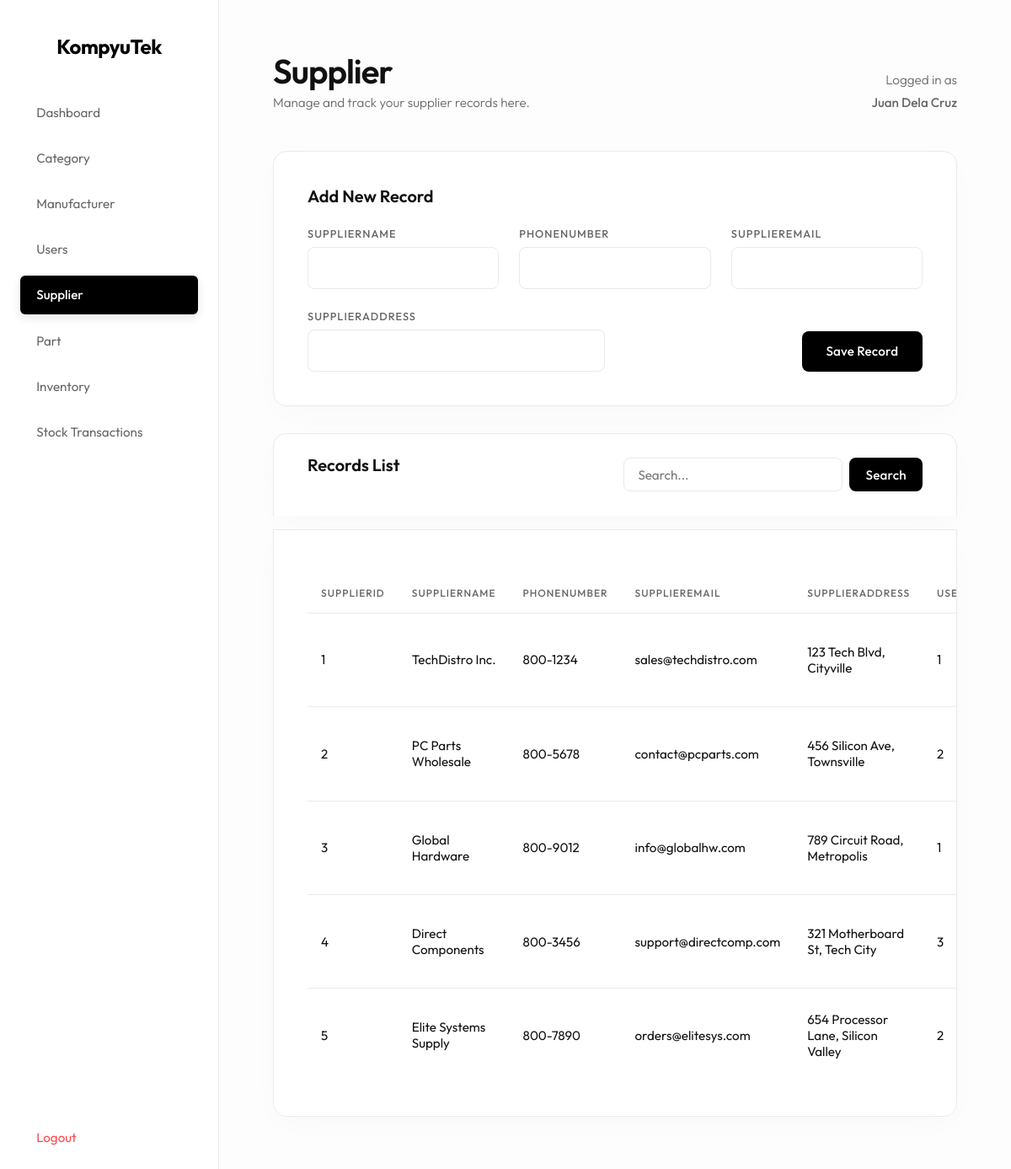
Screenshot of /website/supplier.php (signed in) with the database file from the repository.
### tables this page shows
CREATE TABLE `Supplier` (
  `SupplierID` int(11) NOT NULL,
  `SupplierName` varchar(255) NOT NULL,
  `PhoneNumber` varchar(15) NOT NULL,
  `SupplierEmail` varchar(255) NOT NULL,
  `SupplierAddress` varchar(255) NOT NULL,
  `UserID` int(11) DEFAULT NULL
);

### website/supplier.php (the view, shortened to what this page needs)
<?php
include 'db.php';
$edit_row = null;
$search_query = '';
$where_sql = "";
$final_query = "SELECT * FROM Supplier" . $where_sql . "";
$result = $conn->query($final_query);
?>
<!DOCTYPE html>
<html>
<head>
    <link rel="stylesheet" href="style.css?v=<?= time() ?>">
</head>
<body>
    <div class="sidebar">
        <h2>KompyuTek</h2>
        <a href="index.php">Dashboard</a>
        <?php
        $category_nav_class = ""; if ("Supplier" == "Category") $category_nav_class = "active";
        $manufacturer_nav_class = ""; if ("Supplier" == "Manufacturer") $manufacturer_nav_class = "active";
        $users_nav_class = ""; if ("Supplier" == "Users") $users_nav_class = "active";
        $supplier_nav_class = ""; if ("Supplier" == "Supplier") $supplier_nav_class = "active";
        $part_nav_class = ""; if ("Supplier" == "Part") $part_nav_class = "active";
        $inventory_nav_class = ""; if ("Supplier" == "Inventory") $inventory_nav_class = "active";
        $stock_nav_class = ""; if ("Supplier" == "StockTransaction") $stock_nav_class = "active";
        ?>
        <a href="category.php" class="<?= $category_nav_class ?>">Category</a>
        <a href="manufacturer.php" class="<?= $manufacturer_nav_class ?>">Manufacturer</a>
        <a href="users.php" class="<?= $users_nav_class ?>">Users</a>
        <a href="supplier.php" class="<?= $supplier_nav_class ?>">Supplier</a>
        <a href="part.php" class="<?= $part_nav_class ?>">Part</a>
        <a href="inventory.php" class="<?= $inventory_nav_class ?>">Inventory</a>
        <a href="stocktransaction.php" class="<?= $stock_nav_class ?>">Stock Transactions</a>
        <a href="logout.php" class="logout">Logout</a>
    </div>
    <div class="main-content">
        <div class="header">
            <div>
                <h1>Supplier</h1>
                <p>Manage and track your supplier records here.</p>
            </div>
            <div class="header-user-info">
                <p class="header-user-label">Logged in as</p>
                <p class="header-user-name"><?= htmlspecialchars($_SESSION['full_name']) ?></p>
            </div>
        </div>
        <div class="card">
            <h3>
            <?php
            if (isset($edit_row)) {
                echo 'Edit Record';
            } else {
                echo 'Add New Record';
            }
            ?>
            </h3>
            <form method="POST">
                <div class="form-group">
                    <label>SupplierName</label>
                    <?php
                    $input_value = "";
                    ?>
                    <input type="text" name="SupplierName" value="<?= $input_value ?>" required>
                </div>
                <div class="form-group">
                    <label>PhoneNumber</label>
                    <?php
                    $input_value = "";
                    ?>
                    <input type="text" name="PhoneNumber" value="<?= $input_value ?>" required>
                </div>
                <div class="form-group">
                    <label>SupplierEmail</label>
                    <?php
                    $input_value = "";
                    ?>
                    <input type="text" name="SupplierEmail" value="<?= $input_value ?>" required>
                </div>
                <div class="form-group">
                    <label>SupplierAddress</label>
                    <?php
                    $input_value = "";
                    ?>
                    <input type="text" name="SupplierAddress" value="<?= $input_value ?>" required>
                </div>
                <div class="form-group form-actions">
                    <button type="submit">
                        <?php
                        if (isset($edit_row)) {
                            echo 'Update Details';
                        } else {
                            echo 'Save Record';
                        }
                        ?>
                    </button>
                </div>
            </form>
        </div>
        <div class="card toolbar-card">
            <h3 class="toolbar-title">Records List</h3>
            <form method="GET" class="search-form">
                <input type="text" name="search" placeholder="Search..." value="<?= htmlspecialchars($search_query) ?>" class="search-input">
                <button type="submit" class="btn-search">Search</button>
            </form>
        </div>
        <div class="card table-card">
            <table>
                <thead>
                    <tr>
                        <th>SupplierID</th><th>SupplierName</th><th>PhoneNumber</th><th>SupplierEmail</th><th>SupplierAddress</th><th>UserID</th>
                    </tr>
                </thead>
                <tbody>
                    <?php
                    if ($result) {
                        if ($result->num_rows > 0) {
                            while ($row = $result->fetch_assoc()) {
                                ?>
                                <tr>
                            <?php
                            $table_cell_value = "";
                            if (isset($row['SupplierID'])) {
                                $table_cell_value = htmlspecialchars($row['SupplierID']);
                            }
                            ?>
                            <td><?= $table_cell_value ?></td>
                            <?php
                            $table_cell_value = "";
                            if (isset($row['SupplierName'])) {
                                $table_cell_value = htmlspecialchars($row['SupplierName']);
                            }
                            ?>
                            <td><?= $table_cell_value ?></td>
                            <?php
                            $table_cell_value = "";
                            if (isset($row['PhoneNumber'])) {
                                $table_cell_value = htmlspecialchars($row['PhoneNumber']);
                            }
                            ?>
                            <td><?= $table_cell_value ?></td>
                            <?php
                            $table_cell_value = "";
                            if (isset($row['SupplierEmail'])) {
                                $table_cell_value = htmlspecialchars($row['SupplierEmail']);
                            }
                            ?>
                            <td><?= $table_cell_value ?></td>
                            <?php
                            $table_cell_value = "";
                            if (isset($row['SupplierAddress'])) {
                                $table_cell_value = htmlspecialchars($row['SupplierAddress']);
                            }
                            ?>
                            <td><?= $table_cell_value ?></td>
                            <?php
                            $table_cell_value = "";
                            if (isset($row['UserID'])) {
                                $table_cell_value = htmlspecialchars($row['UserID']);
                            }
                            ?>
                            <td><?= $table_cell_value ?></td>
                                </tr>
                                <?php
                            }
                        } else {
                            echo '<tr><td colspan="100" class="empty-state">No records found matching your search.</td></tr>';
                        }
                    }
                    ?>
                </tbody>
            </table>
        </div>
    </div>
</body>
</html>

### website/style.css (style rules this page uses)
:root { --bg-body: #fdfdfd; --bg-surface: #ffffff; --text-primary: #111111; --text-secondary: #666666; --accent: #000000; --border: #eaeaea; --danger: #ff4a4a; --success: #000000; }
* { box-sizing: border-box; font-family: 'Outfit', sans-serif; margin: 0; padding: 0; }
body { background: var(--bg-body); color: var(--text-primary); display: flex; min-height: 100vh; font-weight: 300; -webkit-font-smoothing: antialiased; }
.sidebar { width: 260px; background: var(--bg-surface); padding: 2.5rem 1.5rem; border-right: 1px solid var(--border); display: flex; flex-direction: column; }
.sidebar h2 { margin-bottom: 2.5rem; color: var(--accent); font-size: 1.5rem; text-align: center; font-weight: 700; letter-spacing: -0.5px; }
.sidebar a { display: flex; align-items: center; padding: 0.85rem 1.2rem; color: var(--text-secondary); text-decoration: none; border-radius: 6px; margin-bottom: 0.5rem; transition: all 0.2s ease; font-weight: 400; font-size: 0.95rem; }
.sidebar a.active { background: var(--accent); color: white; font-weight: 500; box-shadow: 0 4px 12px rgba(0,0,0,0.1); }
.sidebar a.logout { margin-top: auto; color: var(--danger); }
.main-content { flex: 1; padding: 4rem; overflow-y: auto; background: var(--bg-body); }
.header { margin-bottom: 3rem; display: flex; justify-content: space-between; align-items: flex-end; }
.header h1 { font-size: 2.5rem; font-weight: 600; letter-spacing: -1px; color: var(--text-primary); line-height: 1; }
.header p { color: var(--text-secondary); font-size: 0.95rem; margin-top: 0.5rem; }
.header-user-info { text-align: right; }
.header-user-label { color: var(--text-secondary); font-size: 0.85rem; }
.header-user-name { font-weight: 500; }
.card { background: var(--bg-surface); border: 1px solid var(--border); border-radius: 16px; padding: 2.5rem; margin-bottom: 2rem; box-shadow: 0 10px 40px -10px rgba(0,0,0,0.03); transition: transform 0.2s ease, box-shadow 0.2s ease; }
.card h3 { font-size: 1.25rem; font-weight: 600; margin-bottom: 1.5rem; color: var(--text-primary); }
form { display: flex; flex-wrap: wrap; gap: 1.5rem; }
.form-group { display: flex; flex-direction: column; gap: 0.5rem; flex: 1; min-width: 220px; }
.form-group label { font-size: 0.8rem; color: var(--text-secondary); text-transform: uppercase; letter-spacing: 1px; font-weight: 500; }
input, select { padding: 0.9rem 1rem; border-radius: 8px; border: 1px solid var(--border); background: var(--bg-surface); color: var(--text-primary); outline: none; font-size: 0.95rem; font-family: 'Outfit', sans-serif; transition: all 0.2s ease; cursor: text; }
.form-actions { justify-content: flex-end; flex-direction: row; align-items: flex-end; gap: 1rem; }
.toolbar-card { padding: 1.5rem 2.5rem; display: flex; justify-content: space-between; align-items: center; margin-bottom: 1rem; border-bottom-left-radius: 0; border-bottom-right-radius: 0; border-bottom: none; }
.toolbar-title { margin: 0; font-size: 1.1rem; color: var(--text-primary); }
.search-form { display: flex; gap: 0.5rem; margin: 0; min-width: 300px; }
.search-input { flex: 1; padding: 0.6rem 1rem; }
.btn-search { padding: 0.6rem 1.2rem; }
button { padding: 0.9rem 1.8rem; border-radius: 8px; border: none; background: var(--accent); color: white; font-weight: 500; cursor: pointer; font-family: 'Outfit', sans-serif; transition: all 0.2s; font-size: 0.95rem; letter-spacing: 0.2px; }
.table-card { overflow-x: auto; border-top-left-radius: 0; border-top-right-radius: 0; }
table { width: 100%; border-collapse: separate; border-spacing: 0; margin-top: 0.5rem; }
th, td { padding: 1.2rem 1rem; text-align: left; border-bottom: 1px solid var(--border); }
th { color: var(--text-secondary); font-weight: 500; font-size: 0.75rem; text-transform: uppercase; letter-spacing: 1px; padding-bottom: 1rem; }
td { font-size: 0.95rem; font-weight: 400; color: var(--text-primary); }
tr:last-child td { border-bottom: none; }

### rows the page displays
supplier: SupplierID "1", SupplierName "TechDistro Inc.", PhoneNumber "800-1234", SupplierEmail "sales@techdistro.com", SupplierAddress "123 Tech Blvd, Cityville", UserID "1"
supplier: SupplierID "2", SupplierName "PC Parts Wholesale", PhoneNumber "800-5678", SupplierEmail "contact@pcparts.com", SupplierAddress "456 Silicon Ave, Townsville", UserID "2"
supplier: SupplierID "3", SupplierName "Global Hardware", PhoneNumber "800-9012", SupplierEmail "info@globalhw.com", SupplierAddress "789 Circuit Road, Metropolis", UserID "1"
supplier: SupplierID "4", SupplierName "Direct Components", PhoneNumber "800-3456", SupplierEmail "support@directcomp.com", SupplierAddress "321 Motherboard St, Tech City", UserID "3"
supplier: SupplierID "5", SupplierName "Elite Systems Supply", PhoneNumber "800-7890", SupplierEmail "orders@elitesys.com", SupplierAddress "654 Processor Lane, Silicon Valley", UserID "2"

### other values shown
$_SESSION['full_name'] "Juan Dela Cruz"
